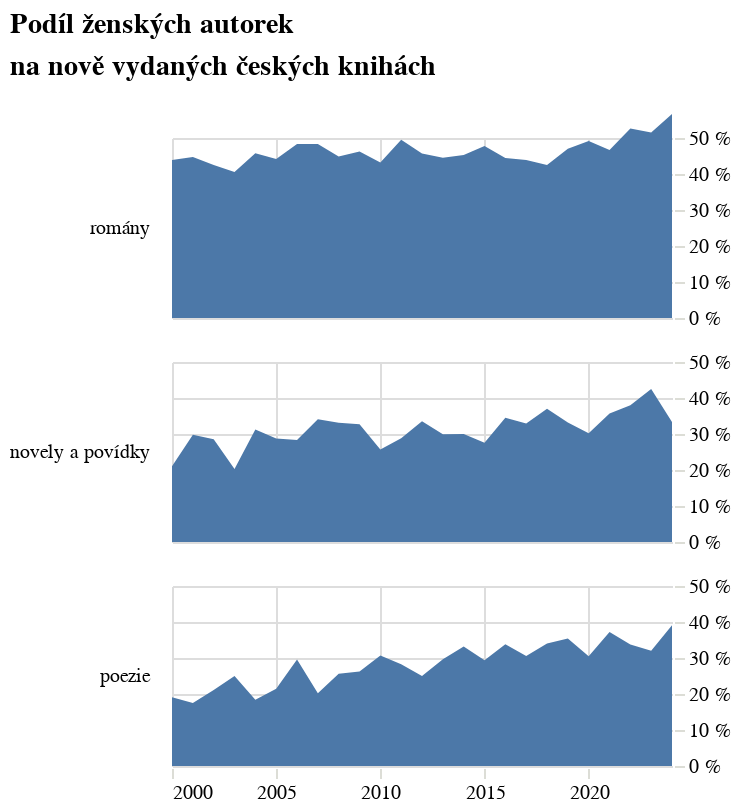

Write notebook code for a chart like this one.
### Code cell
alt.Chart(alt_friendly(pl.concat([df_podil, df_podil_kratke, df_podil_poezie])), title=alt.Title(["Podíl ženských autorek","na nově vydaných českých knihách"], lineHeight=21), width=250, height=90).mark_area().encode(
    alt.X("rok:T", title=None, axis=alt.Axis(tickCount=5)),
    alt.Y('podil_zen:Q', title=None, axis=alt.Axis(tickCount=4, labelExpr="datum.label * 100 + ' %'", orient='right'), scale=alt.Scale(domain=[0,0.5])),
    alt.Row("zanr:N",header=alt.Header(labelAngle=0, labelAlign='left', labelAnchor='middle', labelFont='Asap'), sort=["romány","novely a povídky","poezie"], title=None)
).configure_view(stroke='transparent').resolve_scale(y='shared')

### Figure 1 — Vega-Lite specification as saved in the notebook (floating-point values rounded to 4 significant figures)
{"config": {"title": {"font": "Noticia Text", "fontSize": 14, "anchor": "start", "fontWeight": "bolder", "subtitleFont": "Noticia Text", "subtitleFontSize": 12, "subtitleFontWeight": "lighter", "subtitlePadding": 12, "dy": -12}, "axis": {"labelFont": "Asap", "titleFont": "Asap", "fontWeight": "lighter", "titleFontWeight": "lighter", "labelFontSize": 10, "titleFontSize": 10, "labelPadding": 2, "titlePadding": 10, "domainOpacity": 0, "tickColor": "#DCDDD6", "legend": null}, "legend": {"labelFont": "Asap", "labelFontWeight": "normal", "titleFont": "Asap", "titleFontWeight": "normal", "labelFontSize": 10, "titleFontSize": 10}, "view": {"stroke": "transparent"}}, "data": {"name": "data-6de5d08a0f58c63be626d0684a07907a"}, "mark": {"type": "area"}, "encoding": {"row": {"field": "zanr", "header": {"labelAlign": "left", "labelAnchor": "middle", "labelAngle": 0, "labelFont": "Asap"}, "sort": ["romány", "novely a povídky", "poezie"], "title": null, "type": "nominal"}, "x": {"axis": {"tickCount": 5}, "field": "rok", "title": null, "type": "temporal"}, "y": {"axis": {"labelExpr": "datum.label * 100 + ' %'", "orient": "right", "tickCount": 4}, "field": "podil_zen", "scale": {"domain": [0, 0.5]}, "title": null, "type": "quantitative"}}, "height": 90, "resolve": {"scale": {"y": "shared"}}, "title": {"text": ["Podíl ženských autorek", "na nově vydaných českých knihách"], "lineHeight": 21}, "width": 250, "$schema": "https://vega.github.io/schema/vega-lite/v5.8.0.json", "datasets": {"data-6de5d08a0f58c63be626d0684a07907a": [{"rok": "2000-01-01T00:00:00", "zeny": 125, "muzi": 160, "celkem": 285, "podil_zen": 0.4386, "zanr": "romány"}, {"rok": "2001-01-01T00:00:00", "zeny": 97, "muzi": 120, "celkem": 217, "podil_zen": 0.447, "zanr": "romány"}, {"rok": "2002-01-01T00:00:00", "zeny": 105, "muzi": 142, "celkem": 247, "podil_zen": 0.4251, "zanr": "romány"}, {"rok": "2003-01-01T00:00:00", "zeny": 84, "muzi": 123, "celkem": 207, "podil_zen": 0.4058, "zanr": "romány"}, {"rok": "2004-01-01T00:00:00", "zeny": 109, "muzi": 129, "celkem": 238, "podil_zen": 0.458, "zanr": "romány"}, {"rok": "2005-01-01T00:00:00", "zeny": 117, "muzi": 148, "celkem": 265, "podil_zen": 0.4415, "zanr": "romány"}, {"rok": "2006-01-01T00:00:00", "zeny": 129, "muzi": 138, "celkem": 267, "podil_zen": 0.4831, "zanr": "romány"}, {"rok": "2007-01-01T00:00:00", "zeny": 129, "muzi": 138, "celkem": 267, "podil_zen": 0.4831, "zanr": "romány"}, {"rok": "2008-01-01T00:00:00", "zeny": 130, "muzi": 160, "celkem": 290, "podil_zen": 0.4483, "zanr": "romány"}, {"rok": "2009-01-01T00:00:00", "zeny": 147, "muzi": 171, "celkem": 318, "podil_zen": 0.4623, "zanr": "romány"}, {"rok": "2010-01-01T00:00:00", "zeny": 140, "muzi": 184, "celkem": 324, "podil_zen": 0.4321, "zanr": "romány"}, {"rok": "2011-01-01T00:00:00", "zeny": 163, "muzi": 166, "celkem": 329, "podil_zen": 0.4954, "zanr": "romány"}, {"rok": "2012-01-01T00:00:00", "zeny": 133, "muzi": 158, "celkem": 291, "podil_zen": 0.457, "zanr": "romány"}, {"rok": "2013-01-01T00:00:00", "zeny": 121, "muzi": 151, "celkem": 272, "podil_zen": 0.4449, "zanr": "romány"}, {"rok": "2014-01-01T00:00:00", "zeny": 125, "muzi": 151, "celkem": 276, "podil_zen": 0.4529, "zanr": "romány"}, {"rok": "2015-01-01T00:00:00", "zeny": 160, "muzi": 175, "celkem": 335, "podil_zen": 0.4776, "zanr": "romány"}, {"rok": "2016-01-01T00:00:00", "zeny": 153, "muzi": 191, "celkem": 344, "podil_zen": 0.4448, "zanr": "romány"}, {"rok": "2017-01-01T00:00:00", "zeny": 155, "muzi": 198, "celkem": 353, "podil_zen": 0.4391, "zanr": "romány"}, {"rok": "2018-01-01T00:00:00", "zeny": 150, "muzi": 203, "celkem": 353, "podil_zen": 0.4249, "zanr": "romány"}, {"rok": "2019-01-01T00:00:00", "zeny": 189, "muzi": 213, "celkem": 402, "podil_zen": 0.4701, "zanr": "romány"}, {"rok": "2020-01-01T00:00:00", "zeny": 206, "muzi": 213, "celkem": 419, "podil_zen": 0.4916, "zanr": "romány"}, {"rok": "2021-01-01T00:00:00", "zeny": 226, "muzi": 258, "celkem": 484, "podil_zen": 0.4669, "zanr": "romány"}, {"rok": "2022-01-01T00:00:00", "zeny": 250, "muzi": 225, "celkem": 475, "podil_zen": 0.5263, "zanr": "romány"}, {"rok": "2023-01-01T00:00:00", "zeny": 232, "muzi": 218, "celkem": 450, "podil_zen": 0.5156, "zanr": "romány"}, {"rok": "2024-01-01T00:00:00", "zeny": 256, "muzi": 196, "celkem": 452, "podil_zen": 0.5664, "zanr": "romány"}, {"rok": "2000-01-01T00:00:00", "zeny": 33, "muzi": 124, "celkem": 157, "podil_zen": 0.2102, "zanr": "novely a povídky"}, {"rok": "2001-01-01T00:00:00", "zeny": 34, "muzi": 80, "celkem": 114, "podil_zen": 0.2982, "zanr": "novely a povídky"}, {"rok": "2002-01-01T00:00:00", "zeny": 36, "muzi": 90, "celkem": 126, "podil_zen": 0.2857, "zanr": "novely a povídky"}, {"rok": "2003-01-01T00:00:00", "zeny": 26, "muzi": 102, "celkem": 128, "podil_zen": 0.2031, "zanr": "novely a povídky"}, {"rok": "2004-01-01T00:00:00", "zeny": 35, "muzi": 77, "celkem": 112, "podil_zen": 0.3125, "zanr": "novely a povídky"}, {"rok": "2005-01-01T00:00:00", "zeny": 27, "muzi": 67, "celkem": 94, "podil_zen": 0.2872, "zanr": "novely a povídky"}, {"rok": "2006-01-01T00:00:00", "zeny": 32, "muzi": 81, "celkem": 113, "podil_zen": 0.2832, "zanr": "novely a povídky"}, {"rok": "2007-01-01T00:00:00", "zeny": 46, "muzi": 89, "celkem": 135, "podil_zen": 0.3407, "zanr": "novely a povídky"}, {"rok": "2008-01-01T00:00:00", "zeny": 48, "muzi": 97, "celkem": 145, "podil_zen": 0.331, "zanr": "novely a povídky"}, {"rok": "2009-01-01T00:00:00", "zeny": 51, "muzi": 105, "celkem": 156, "podil_zen": 0.3269, "zanr": "novely a povídky"}, {"rok": "2010-01-01T00:00:00", "zeny": 38, "muzi": 110, "celkem": 148, "podil_zen": 0.2568, "zanr": "novely a povídky"}, {"rok": "2011-01-01T00:00:00", "zeny": 47, "muzi": 116, "celkem": 163, "podil_zen": 0.2883, "zanr": "novely a povídky"}, {"rok": "2012-01-01T00:00:00", "zeny": 51, "muzi": 101, "celkem": 152, "podil_zen": 0.3355, "zanr": "novely a povídky"}, {"rok": "2013-01-01T00:00:00", "zeny": 44, "muzi": 103, "celkem": 147, "podil_zen": 0.2993, "zanr": "novely a povídky"}, {"rok": "2014-01-01T00:00:00", "zeny": 48, "muzi": 112, "celkem": 160, "podil_zen": 0.3, "zanr": "novely a povídky"}, {"rok": "2015-01-01T00:00:00", "zeny": 48, "muzi": 126, "celkem": 174, "podil_zen": 0.2759, "zanr": "novely a povídky"}, {"rok": "2016-01-01T00:00:00", "zeny": 60, "muzi": 114, "celkem": 174, "podil_zen": 0.3448, "zanr": "novely a povídky"}, {"rok": "2017-01-01T00:00:00", "zeny": 52, "muzi": 106, "celkem": 158, "podil_zen": 0.3291, "zanr": "novely a povídky"}, {"rok": "2018-01-01T00:00:00", "zeny": 70, "muzi": 119, "celkem": 189, "podil_zen": 0.3704, "zanr": "novely a povídky"}, {"rok": "2019-01-01T00:00:00", "zeny": 65, "muzi": 131, "celkem": 196, "podil_zen": 0.3316, "zanr": "novely a povídky"}, {"rok": "2020-01-01T00:00:00", "zeny": 52, "muzi": 120, "celkem": 172, "podil_zen": 0.3023, "zanr": "novely a povídky"}, {"rok": "2021-01-01T00:00:00", "zeny": 76, "muzi": 137, "celkem": 213, "podil_zen": 0.3568, "zanr": "novely a povídky"}, {"rok": "2022-01-01T00:00:00", "zeny": 73, "muzi": 119, "celkem": 192, "podil_zen": 0.3802, "zanr": "novely a povídky"}, {"rok": "2023-01-01T00:00:00", "zeny": 82, "muzi": 111, "celkem": 193, "podil_zen": 0.4249, "zanr": "novely a povídky"}, {"rok": "2024-01-01T00:00:00", "zeny": 61, "muzi": 122, "celkem": 183, "podil_zen": 0.3333, "zanr": "novely a povídky"}, {"rok": "2000-01-01T00:00:00", "zeny": 43, "muzi": 182, "celkem": 225, "podil_zen": 0.1911, "zanr": "poezie"}, {"rok": "2001-01-01T00:00:00", "zeny": 42, "muzi": 198, "celkem": 240, "podil_zen": 0.175, "zanr": "poezie"}, {"rok": "2002-01-01T00:00:00", "zeny": 46, "muzi": 172, "celkem": 218, "podil_zen": 0.211, "zanr": "poezie"}, {"rok": "2003-01-01T00:00:00", "zeny": 73, "muzi": 219, "celkem": 292, "podil_zen": 0.25, "zanr": "poezie"}, {"rok": "2004-01-01T00:00:00", "zeny": 49, "muzi": 217, "celkem": 266, "podil_zen": 0.1842, "zanr": "poezie"}, {"rok": "2005-01-01T00:00:00", "zeny": 60, "muzi": 220, "celkem": 280, "podil_zen": 0.2143, "zanr": "poezie"}, {"rok": "2006-01-01T00:00:00", "zeny": 93, "muzi": 221, "celkem": 314, "podil_zen": 0.2962, "zanr": "poezie"}, {"rok": "2007-01-01T00:00:00", "zeny": 68, "muzi": 269, "celkem": 337, "podil_zen": 0.2018, "zanr": "poezie"}, {"rok": "2008-01-01T00:00:00", "zeny": 88, "muzi": 255, "celkem": 343, "podil_zen": 0.2566, "zanr": "poezie"}, {"rok": "2009-01-01T00:00:00", "zeny": 97, "muzi": 273, "celkem": 370, "podil_zen": 0.2622, "zanr": "poezie"}, {"rok": "2010-01-01T00:00:00", "zeny": 119, "muzi": 269, "celkem": 388, "podil_zen": 0.3067, "zanr": "poezie"}, {"rok": "2011-01-01T00:00:00", "zeny": 107, "muzi": 272, "celkem": 379, "podil_zen": 0.2823, "zanr": "poezie"}, {"rok": "2012-01-01T00:00:00", "zeny": 89, "muzi": 267, "celkem": 356, "podil_zen": 0.25, "zanr": "poezie"}, {"rok": "2013-01-01T00:00:00", "zeny": 125, "muzi": 297, "celkem": 422, "podil_zen": 0.2962, "zanr": "poezie"}, {"rok": "2014-01-01T00:00:00", "zeny": 135, "muzi": 272, "celkem": 407, "podil_zen": 0.3317, "zanr": "poezie"}, {"rok": "2015-01-01T00:00:00", "zeny": 136, "muzi": 327, "celkem": 463, "podil_zen": 0.2937, "zanr": "poezie"}, {"rok": "2016-01-01T00:00:00", "zeny": 172, "muzi": 337, "celkem": 509, "podil_zen": 0.3379, "zanr": "poezie"}, {"rok": "2017-01-01T00:00:00", "zeny": 137, "muzi": 311, "celkem": 448, "podil_zen": 0.3058, "zanr": "poezie"}, {"rok": "2018-01-01T00:00:00", "zeny": 134, "muzi": 260, "celkem": 394, "podil_zen": 0.3401, "zanr": "poezie"}, {"rok": "2019-01-01T00:00:00", "zeny": 154, "muzi": 281, "celkem": 435, "podil_zen": 0.354, "zanr": "poezie"}, {"rok": "2020-01-01T00:00:00", "zeny": 133, "muzi": 303, "celkem": 436, "podil_zen": 0.305, "zanr": "poezie"}, {"rok": "2021-01-01T00:00:00", "zeny": 180, "muzi": 304, "celkem": 484, "podil_zen": 0.3719, "zanr": "poezie"}, {"rok": "2022-01-01T00:00:00", "zeny": 142, "muzi": 279, "celkem": 421, "podil_zen": 0.3373, "zanr": "poezie"}, {"rok": "2023-01-01T00:00:00", "zeny": 140, "muzi": 297, "celkem": 437, "podil_zen": 0.3204, "zanr": "poezie"}, {"rok": "2024-01-01T00:00:00", "zeny": 138, "muzi": 215, "celkem": 353, "podil_zen": 0.3909, "zanr": "poezie"}]}}
